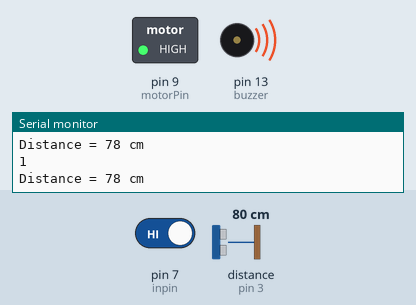
Recording of a sketch running on a simulated Arduino Uno, built with avr-gcc and run on an emulated ATmega328P. On the bench: switched loads named in the sketch (green lamp = pin HIGH), buzzer (waves = sounding), the last lines printed to the serial monitor. Wiring (inferred from the names in the program): ultrasonic range finder: trigger pin 2; echo pin 3. The test bench sets the inputs (shaded band); at power-on: distance to the obstacle (sensor on pin 3) 80 cm, pin 7 (inpin) HIGH. The echo pulse lasts 58.3 µs per cm; pins used as bus, display or sensor lines are not drawn.

Above: at 1.2 s.
1.3 s: distance to the obstacle (sensor on pin 3) set to 23 cm
2.8 s: distance to the obstacle (sensor on pin 3) set to 18 cm
At 3.4 s:
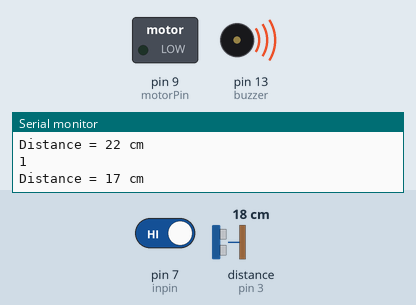
4.5 s: pin 7 (inpin) driven LOW
At 6.4 s:
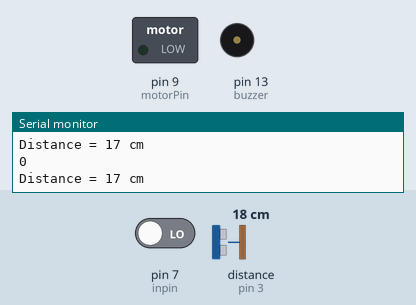
6.8 s: distance to the obstacle (sensor on pin 3) set to 35 cm
At 8.5 s:
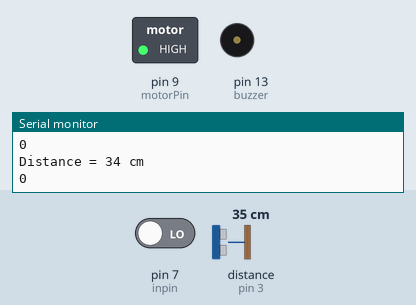
9.3 s: distance to the obstacle (sensor on pin 3) set to 2 cm
At 10.5 s:
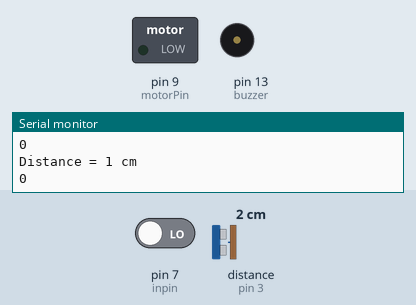
10.9 s: distance to the obstacle (sensor on pin 3) set to 60 cm
At 12.6 s:
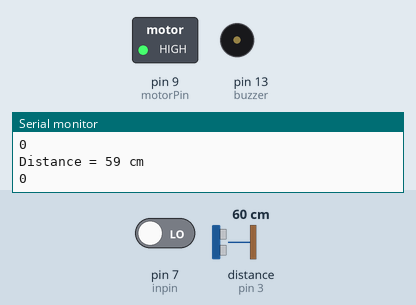
Timing chart, 0 to 14.1 s (numbered marks = the images above; inputs shaded):
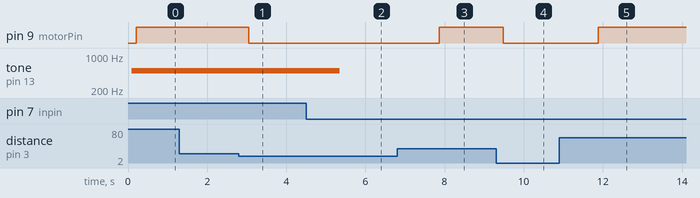

The sketch:

final_project.ino
```cpp
//distance sensor

// Define Trig and Echo pin:
#define trigPin 2
#define echoPin 3

// Define variables:
long duration;
int distance;


//liquid detector
int inpin=7;// initialize pin 7

//buzzer
int buzzer=13;// initialize pin 13
int val;// define val

//vibrator 9
int motorPin = 9; //motor transistor is connected to pin 9


void setup() {
  // Define inputs and outputs
  pinMode(trigPin, OUTPUT);
  pinMode(echoPin, INPUT);

  pinMode(buzzer, OUTPUT);
  pinMode(inpin,INPUT);

  pinMode(motorPin, OUTPUT);
  // Begin Serial communication at a baudrate of 9600:
  Serial.begin(9600);
}


void loop()
{

  //liquid sensor
  val=digitalRead(inpin);// read the level value of pin 7 and assign if to val
  Serial.println(val); // print the data from the sensor
  delay(100);
  if(val==LOW)// check if the button is pressed, if yes, turn on the LED
  {noTone(buzzer);}
  else
  {tone(buzzer, 500);}

  //distance sensor
  digitalWrite(trigPin, LOW);

  delayMicroseconds(5);

 // Trigger the sensor by setting the trigPin high for 10 microseconds:
  digitalWrite(trigPin, HIGH);
  delayMicroseconds(10);
  digitalWrite(trigPin, LOW);

  // Read the echoPin. pulseIn() returns the duration (length of the pulse) in microseconds:
  duration = pulseIn(echoPin, HIGH);

  // Calculate the distance:
  distance = duration*0.034/2;

  // Print the distance on the Serial Monitor (Ctrl+Shift+M):
  Serial.print("Distance = ");
  Serial.print(distance);
  Serial.println(" cm");

  delay(100);

  if(distance < 20)
  {digitalWrite(motorPin, LOW); //vibrate
  delay(1000);  // delay one second
  }
  else
  {digitalWrite(motorPin, HIGH);}

}
```

Measured:
- the behaviour switches between 21 and 20 cm on distance to the obstacle (sensor on pin 3) (found by bisection; images 0 and 1)
- after the input at 2.8 s, pin 9 (motorPin): HIGH → LOW after 0.25 s
- after the input at 4.5 s, tone on pin 13 (buzzer): 500 Hz → silent after 0.86 s
- after the input at 6.8 s, pin 9 (motorPin): LOW → HIGH after 1.1 s
- after the input at 9.3 s, pin 9 (motorPin): HIGH → LOW after 0.18 s
- after the input at 10.9 s, pin 9 (motorPin): LOW → HIGH after 0.99 s
